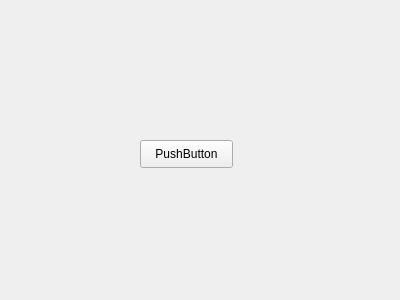
<?xml version="1.0" encoding="UTF-8"?>
<ui version="4.0">
 <class>Form</class>
 <widget class="QWidget" name="Form">
  <property name="geometry">
   <rect>
    <x>0</x>
    <y>0</y>
    <width>400</width>
    <height>300</height>
   </rect>
  </property>
  <property name="windowTitle">
   <string>Form</string>
  </property>
  <widget class="QPushButton" name="pushButton">
   <property name="geometry">
    <rect>
     <x>140</x>
     <y>140</y>
     <width>93</width>
     <height>28</height>
    </rect>
   </property>
   <property name="text">
    <string>PushButton</string>
   </property>
  </widget>
 </widget>
 <resources/>
 <connections/>
</ui>
